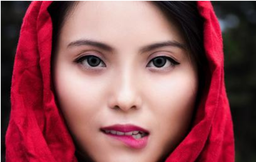
#> input picture Buoi5/Picture4.png, 256 x 162 px, shrunk from 682 x 432 before the run, found by its file name
$ python Bai1.py
#> lines starting #> are read from the running program, lines starting #| are printed output that depends on the picture; after the words box and inside, x2 and y2 are one past the last pixel; in counts of white or black regions, pixels touching at a corner belong together
import numpy as np
import matplotlib.pyplot as plt
from sklearn.cluster import KMeans
import cv2

def init_centroids(X, k):
    indices = np.random.choice(len(X), k, replace=False)
    return X[indices]

def assign_points_to_clusters(X, centroids):
    distances = np.sqrt(((X[:, np.newaxis] - centroids) ** 2).sum(axis=2))
    assignment = np.argmin(distances, axis=1)
    return assignment

def update_centroids(X, clusters, k):
    centroids = np.zeros((k, X.shape[1]))
    for cluster_idx in range(k):
        cluster_points = X[clusters == cluster_idx]
        centroids[cluster_idx] = np.mean(cluster_points, axis=0)
    return centroids

def kmeans(X, k, max_iters=100):
    centroids = init_centroids(X, k)
    for _ in range(max_iters):
        clusters = assign_points_to_clusters(X, centroids)
        new_centroids = update_centroids(X, clusters, k)
        if np.allclose(new_centroids, centroids):
            break
        centroids = new_centroids
    return clusters, centroids

def convert_image(img, k):
    clusters, centroids = kmeans(img, k)
    img_new = []
    for i in range(len(clusters)):
        for j in range(len(centroids)):
            if clusters[i] == j:
                img_new.append(centroids[j])
    return img_new

img = cv2.imread("XLAandTGMT\\Buoi5\\Picture4.png")
#> img is the input picture: shape (162, 256, 3); mean B, G, R 85.4, 78.4, 144.1
img = np.array(img, dtype=np.float64) / 255
w, h, d = tuple(img.shape)
#> w = 162; h = 256; d = 3
image_array = np.reshape(img, (w * h, d))
imgs = []
for i in [2, 3, 5, 7, 10]:
    kmean = convert_image(image_array, i)
    new_image = np.reshape(kmean, (w, h, d))
    imgs.append(new_image)
#> this loop made 5 passes
#> pass 1, `new_image = np.reshape(kmean, (w, h, d))`:
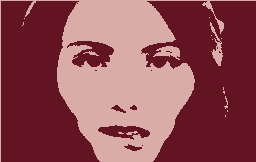
#> new_image: shape (162, 256, 3) float64; mean of channels 0, 1, 2 0.335, 0.307, 0.565; drawn as B, G, R
#> pass 2, `new_image = np.reshape(kmean, (w, h, d))`:
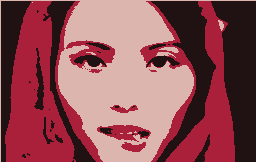
#> new_image: shape (162, 256, 3) float64; mean of channels 0, 1, 2 0.335, 0.307, 0.565; drawn as B, G, R
#> pass 3, `new_image = np.reshape(kmean, (w, h, d))`:
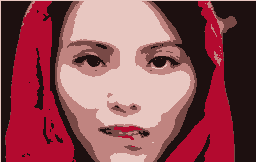
#> new_image: shape (162, 256, 3) float64; mean of channels 0, 1, 2 0.335, 0.307, 0.565; drawn as B, G, R
#> after the loop, imgs = 5 items
# cv2.imshow('img', img)
# cv2.imshow('img2',im)
# cv2.waitKey(0)
fig, ax = plt.subplots(2, 3, figsize=(10, 6))
ax[0][0].imshow(img,cmap='gray')
ax[0][0].set_title("Original Image")
ax[0][1].imshow(imgs[0])
ax[0][1].set_title("K-Means 2 cluster")
ax[0][2].imshow(imgs[1])
ax[0][2].set_title("K-Means 3 cluster")
ax[1][0].imshow(imgs[2])
ax[1][0].set_title("K-Means 5 cluster")
ax[1][1].imshow(imgs[3])
ax[1][1].set_title("K-Means 7 cluster")
ax[1][2].imshow(imgs[4])
ax[1][2].set_title("K-Means 10 cluster")
plt.show()
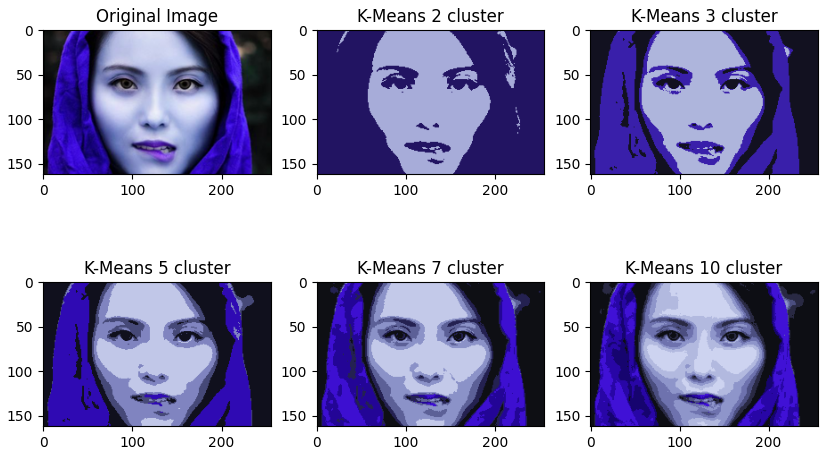
#> figure drawn by matplotlib, 6 panels; B, G, R data is drawn as R, G, B
